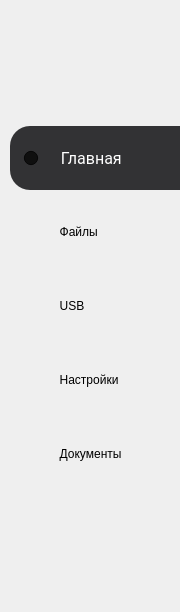
         <widget class="QWidget" name="widgetMenu" native="true">
          <property name="sizePolicy">
           <sizepolicy hsizetype="Preferred" vsizetype="Preferred">
            <horstretch>0</horstretch>
            <verstretch>0</verstretch>
           </sizepolicy>
          </property>
          <property name="minimumSize">
           <size>
            <width>180</width>
            <height>0</height>
           </size>
          </property>
          <property name="maximumSize">
           <size>
            <width>180</width>
            <height>16777215</height>
           </size>
          </property>
          <property name="styleSheet">
           <string notr="true">#widgetMenu 
{
	border-radius: 30px;
	background-color: rgb(230, 120, 75);
}

#widgetMenu[style=&quot;light&quot;]
{
	width:135px;
	border-radius: 30px; /* 20 */
/*	background-color: rgb(255, 102, 51);*/
	background-color: rgb(255, 150, 110);
}

QRadioButton
{
	font: 400 12pt &quot;Roboto&quot;;

	padding-left:5px;
	height:50px;
	
	background-color: transparent;

	border-top-left-radius: 20px;
	border-bottom-left-radius: 20px;
	border-top-right-radius: 0px;
	border-bottom-right-radius: 0px;
}

/* что касается текста и фона */
QRadioButton:checked {
	color:white;
	background-color:rgb(50, 50, 52);
}
QRadioButton[style=&quot;light&quot;]::checked {
	color:black;
	background-color: rgb(255, 255, 255);
}
QRadioButton:hover {
	color:white;
	background-color:rgb(50, 50, 52);
}
QRadioButton[style=&quot;light&quot;]:hover {
	color:black;
	background-color: rgb(255, 255, 255);
}

/*****************************************************************/
/* затрём все иконки - работаем с индикатормом*/
#btnMain, #btnFiles, #btnUSB, #btnSettings, #btnDocuments
{
	qproperty-icon:none;
}
#btnMain::indicator, #btnFiles::indicator,#btnUSB::indicator, 
#btnSettings::indicator, #btnDocuments::indicator
{
	width:  32px;
    height: 32px;
}

/* Главная */
#btnMain::indicator {
	image:url(:/resources/laptop.png);
}
#btnMain::indicator:hover, 
#btnMain::indicator:checked {
	image:url(:/resources/laptop_white.png);
}
#btnMain::indicator[style=&quot;light&quot;],
#btnMain::indicator:hover[style=&quot;light&quot;], 
#btnMain::indicator:checked [style=&quot;light&quot;]{
	image:url(:/resources/laptop.png);
}

/* Файлы */
#btnFiles::indicator {
	image:url(:/resources/loading.png);
}
#btnFiles::indicator:hover, 
#btnFiles::indicator:checked {
	image:url(:/resources/loading_white.png);
}
#btnFiles::indicator[style=&quot;light&quot;],
#btnFiles::indicator:hover[style=&quot;light&quot;], 
#btnFiles::indicator:checked[style=&quot;light&quot;] {
	image:url(:/resources/loading.png);
}

/* USB */
#btnUSB::indicator {
	image:url(:/resources/usb.png);
}
#btnUSB::indicator:hover, 
#btnUSB::indicator:checked {
	image:url(:/resources/usb_white.png);
}
#btnUSB::indicator[style=&quot;light&quot;],
#btnUSB::indicator:hover[style=&quot;light&quot;], 
#btnUSB::indicator:checked[style=&quot;light&quot;] {
	image:url(:/resources/usb.png);
}

/* Настройки */
#btnSettings::indicator {
/*	image:url(:/resources/shield.png);*/
	image:url(:/resources/settings_black.png);
}
#btnSettings::indicator:hover,
#btnSettings::indicator:checked {
/*	image:url(:/resources/shield_white.png);*/
	image:url(:/resources/settings_white.png);
}
#btnSettings::indicator[style=&quot;light&quot;],
#btnSettings::indicator:hover[style=&quot;light&quot;],
#btnSettings::indicator:checked[style=&quot;light&quot;] {
/*	image:url(:/resources/shield.png);*/
	image:url(:/resources/settings_black.png);
}

/* Документация */
#btnDocuments::indicator {
/*	image:url(:/resources/help.png);*/
	image:url(:/resources/documents_black.png);
}
#btnDocuments::indicator:hover, 
#btnDocuments::indicator:checked {
/*	image:url(:/resources/help_white.png);*/
	image:url(:/resources/documents_white.png);
}
#btnDocuments::indicator[style=&quot;light&quot;],
#btnDocuments::indicator:hover[style=&quot;light&quot;], 
#btnDocuments::indicator:checked[style=&quot;light&quot;] {
/*	image:url(:/resources/help.png);*/
	image:url(:/resources/documents_black.png);
}</string>
          </property>
          <layout class="QHBoxLayout" name="horizontalLayout_4">
           <property name="spacing">
            <number>0</number>
           </property>
           <property name="leftMargin">
            <number>10</number>
           </property>
           <property name="topMargin">
            <number>0</number>
           </property>
           <property name="rightMargin">
            <number>0</number>
           </property>
           <property name="bottomMargin">
            <number>0</number>
           </property>
           <item>
            <widget class="QWidget" name="widget" native="true">
             <property name="minimumSize">
              <size>
               <width>160</width>
               <height>0</height>
              </size>
             </property>
             <layout class="QVBoxLayout" name="verticalLayout_5">
              <property name="spacing">
               <number>10</number>
              </property>
              <property name="leftMargin">
               <number>0</number>
              </property>
              <property name="topMargin">
               <number>0</number>
              </property>
              <property name="rightMargin">
               <number>0</number>
              </property>
              <property name="bottomMargin">
               <number>0</number>
              </property>
              <item>
               <spacer name="verticalSpacer_6">
                <property name="orientation">
                 <enum>Qt::Vertical</enum>
                </property>
                <property name="sizeHint" stdset="0">
                 <size>
                  <width>20</width>
                  <height>126</height>
                 </size>
                </property>
               </spacer>
              </item>
              <item>
               <widget class="QRadioButton" name="btnMain">
                <property name="minimumSize">
                 <size>
                  <width>0</width>
                  <height>64</height>
                 </size>
                </property>
                <property name="font">
                 <font>
                  <family>Roboto</family>
                  <pointsize>12</pointsize>
                  <weight>50</weight>
                  <italic>false</italic>
                  <bold>false</bold>
                  <stylestrategy>PreferDefault</stylestrategy>
                 </font>
                </property>
                <property name="contextMenuPolicy">
                 <enum>Qt::PreventContextMenu</enum>
                </property>
                <property name="styleSheet">
                 <string notr="true"/>
                </property>
                <property name="text">
                 <string>  Главная      </string>
                </property>
                <property name="iconSize">
                 <size>
                  <width>25</width>
                  <height>25</height>
                 </size>
                </property>
                <property name="checkable">
                 <bool>true</bool>
                </property>
                <property name="checked">
                 <bool>true</bool>
                </property>
               </widget>
              </item>
              <item>
               <widget class="QRadioButton" name="btnFiles">
                <property name="enabled">
                 <bool>true</bool>
                </property>
                <property name="minimumSize">
                 <size>
                  <width>0</width>
                  <height>64</height>
                 </size>
                </property>
                <property name="styleSheet">
                 <string notr="true"/>
                </property>
                <property name="text">
                 <string>  Файлы               </string>
                </property>
                <property name="iconSize">
                 <size>
                  <width>25</width>
                  <height>25</height>
                 </size>
                </property>
                <property name="checkable">
                 <bool>true</bool>
                </property>
               </widget>
              </item>
              <item>
               <widget class="QRadioButton" name="btnUSB">
                <property name="minimumSize">
                 <size>
                  <width>0</width>
                  <height>64</height>
                 </size>
                </property>
                <property name="styleSheet">
                 <string notr="true"/>
                </property>
                <property name="text">
                 <string>  USB             </string>
                </property>
                <property name="iconSize">
                 <size>
                  <width>25</width>
                  <height>25</height>
                 </size>
                </property>
                <property name="checkable">
                 <bool>true</bool>
                </property>
               </widget>
              </item>
              <item>
               <widget class="QRadioButton" name="btnSettings">
                <property name="minimumSize">
                 <size>
                  <width>0</width>
                  <height>64</height>
                 </size>
                </property>
                <property name="styleSheet">
                 <string notr="true"/>
                </property>
                <property name="text">
                 <string>  Настройки </string>
                </property>
                <property name="iconSize">
                 <size>
                  <width>25</width>
                  <height>25</height>
                 </size>
                </property>
                <property name="checkable">
                 <bool>true</bool>
                </property>
                <property name="checked">
                 <bool>false</bool>
                </property>
               </widget>
              </item>
              <item>
               <widget class="QRadioButton" name="btnDocuments">
                <property name="sizePolicy">
                 <sizepolicy hsizetype="Minimum" vsizetype="Maximum">
                  <horstretch>0</horstretch>
                  <verstretch>0</verstretch>
                 </sizepolicy>
                </property>
                <property name="minimumSize">
                 <size>
                  <width>0</width>
                  <height>64</height>
                 </size>
                </property>
                <property name="layoutDirection">
                 <enum>Qt::LeftToRight</enum>
                </property>
                <property name="autoFillBackground">
                 <bool>false</bool>
                </property>
                <property name="styleSheet">
                 <string notr="true"/>
                </property>
                <property name="text">
                 <string>  Документы</string>
                </property>
                <property name="iconSize">
                 <size>
                  <width>25</width>
                  <height>25</height>
                 </size>
                </property>
                <property name="checkable">
                 <bool>true</bool>
                </property>
                <property name="checked">
                 <bool>false</bool>
                </property>
               </widget>
              </item>
              <item>
               <spacer name="verticalSpacer_7">
                <property name="orientation">
                 <enum>Qt::Vertical</enum>
                </property>
                <property name="sizeHint" stdset="0">
                 <size>
                  <width>20</width>
                  <height>126</height>
                 </size>
                </property>
               </spacer>
              </item>
             </layout>
            </widget>
           </item>
          </layout>
         </widget>
